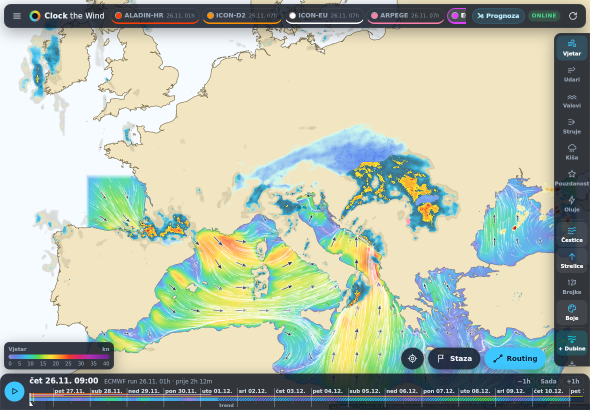
#> input picture radar-munje.png, 1180 x 820 px (shown at 1/2 size); its folder holds only this picture in this run
$ python buoy_read.py ../../radar-munje.png
#> lines starting #> are read from the running program, lines starting #| are printed output that depends on the picture; after the words box and inside, x2 and y2 are one past the last pixel; in counts of white or black regions, pixels touching at a corner belong together
"""Read the DHMZ buoy graphs (vrijeme.hr/plutace/plutaca-<Name>.png) back into numbers.

The graphs are drawn by matplotlib with a fixed layout: 14 panels, the time axis spans three local days
(00:00 of the first day to 00:00 after the last), one point every 10 minutes. Curves are found by their colour,
the value axis is read from the tick labels (digits matched against DejaVu Sans glyphs, the font matplotlib uses).
Anything that does not look exactly as expected is dropped – never a wrong number.
"""
import sys, json, math, datetime as dt
import numpy as np
from PIL import Image, ImageDraw, ImageFont

FONT = '/usr/share/fonts/truetype/dejavu/DejaVuSans.ttf'
GLYPHS = '0123456789.-'

def dark_mask(a, thr=200):
#> called with thr = 330
    return a.sum(2) < thr
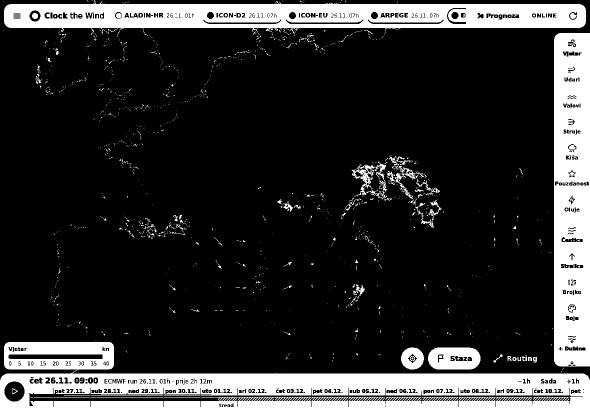
#> returned value: shape (820, 1180) bool (shown at 1/2 size); 19.4% white; 1364 white regions (1291 under 20 px), largest, box (x1, y1, x2, y2) and area: (0, 683, 1180, 820) 78399, (8, 0, 1172, 70) 49940, (1108, 66, 1180, 733) 44487

# ---------- digit recognition ----------
# [5 lines left out: function _norm, not called in this run]

def _resize(c, w=9, h=13):
    im = Image.fromarray((c * 255).astype(np.uint8)).resize((w, h), Image.BILINEAR)
    return np.asarray(im).astype(float) / 255

TEMPL = None
# [75 lines left out: functions templates, _match, read_label, not called in this run]

# ---------- axes ----------
def find_panels(a, thr=330):
    """frames of the panels: (top, bottom, left spine, right spine) – the spines differ between panels"""
    dark = dark_mask(a, thr)   # frames: black on the buoy graphs, light grey on the station graphs (thr=700)
    W = a.shape[1]
#> W = 1180
    rows = [y for y in range(a.shape[0]) if dark[y].sum() > 0.6 * W]   # frame lines span most of the width (997 px buoys, 700 px stations)
#> rows = 106 values from 8 to 819
    lines = []
    for y in rows:
        if lines and y - lines[-1] <= 1: continue
        lines.append(y)
#> this loop made 106 passes
#> y on passes 1 to 12: 8, 9, 10, 11, 12, 13, 14, 15, 16, 17, 18, 19
#> after the loop, lines = 54 values from 8 to 818
    panels = []
    for i in range(len(lines) - 1):
        t, b = lines[i], lines[i + 1]
        if b - t < 50: continue
        frac = dark[t + 5:b - 5].mean(0)
        sp = np.nonzero(frac > 0.9)[0]
        if len(sp) >= 2 and sp.max() - sp.min() > 0.6 * W: panels.append((t, b, int(sp.min()), int(sp.max())))
#> this loop made 53 passes
#> (t, b) on passes 1 to 12: (8, 10), (10, 12), (12, 14), (14, 16), (16, 18), (18, 20), (20, 22), (22, 24), (24, 26), (26, 28), (28, 30), (30, 32)
#> after the loop, panels = []
    return panels

# [86 lines left out: functions y_axis, fit_axis, val, curve, series_colour, y_axis_right and 1 more, not called in this run]

PANELS = [   # order of the frames in the image; series: (key, approximate colour, kind)
    ('wind_dir', [('wdir', (34, 139, 34), 'dir')]),
    ('wind', [('wspd', (65, 105, 225), 'lin'), ('wgust', (255, 0, 0), 'lin')]),
    ('wave_dir', [('vdir', (34, 139, 34), 'dir')]),
    ('wave', [('hs', (0, 0, 255), 'lin'), ('hmax', (220, 20, 60), 'lin')]),
    ('wave_per', [('tp', (162, 192, 217), 'lin')]),
    ('temp', [('tair', (255, 20, 20), 'lin')]),
    ('vis', []),
    ('pres', [('pres', (106, 90, 205), 'lin')]),
    ('rad', []),
    ('sst', [('sst', (0, 0, 205), 'lin')]),
]
DIR_LABELS = {'N': 0, 'E': 90, 'S': 180, 'W': 270}

# [13 lines left out: function dir_axis, not called in this run]

def read(path, last_modified=None):
    a = np.asarray(Image.open(path).convert('RGB')).astype(int)
    panels = find_panels(a)
#> panels = []
#> (the run stopped early here; a loop or call above may not have finished)

$ run again, on sloj-rain.png
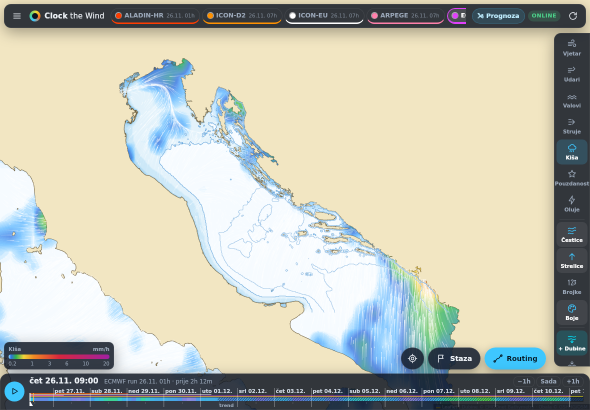
#> input picture sloj-rain.png, 1180 x 820 px (shown at 1/2 size)
#> in dark_mask, `return a.sum(2) < thr`:
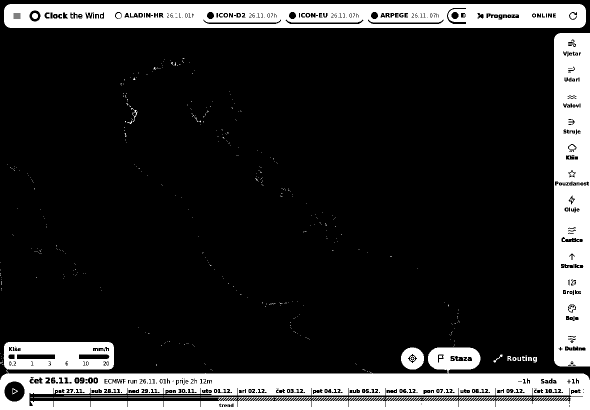
#> returned value: shape (820, 1180) bool (shown at 1/2 size); 18.7% white; 501 white regions (469 under 20 px), largest, box (x1, y1, x2, y2) and area: (0, 695, 1180, 820) 72148, (8, 8, 1172, 56) 49612, (1108, 66, 1180, 733) 44496
#> rows = 106 values from 8 to 819
#> the loop in find_panels, `for y in rows:` made 106 passes
#> y on passes 1 to 8: 8, 9, 10, 11, 12, 13, 14, 15
#> after the loop in find_panels, `for y in rows:`: lines = 54 values from 8 to 818
#> the loop in find_panels, `for i in range(len(lines) - 1):` made 53 passes
#> (t, b) on passes 1 to 8: (8, 10), (10, 12), (12, 14), (14, 16), (16, 18), (18, 20), (20, 22), (22, 24)
#> after the loop in find_panels, `for i in range(len(lines) - 1):`: panels = []

$ run again, on sloj-storm.png
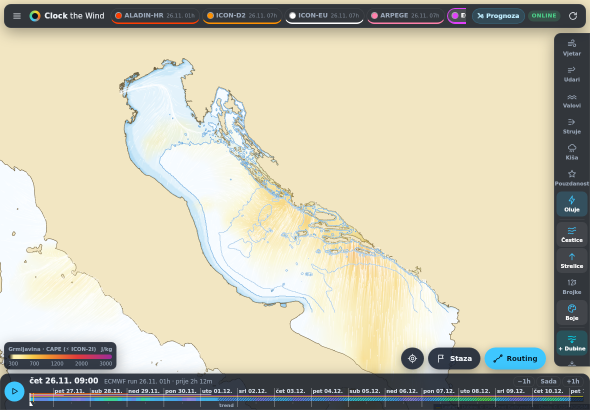
#> input picture sloj-storm.png, 1180 x 820 px (shown at 1/2 size)
#> in dark_mask, `return a.sum(2) < thr`:
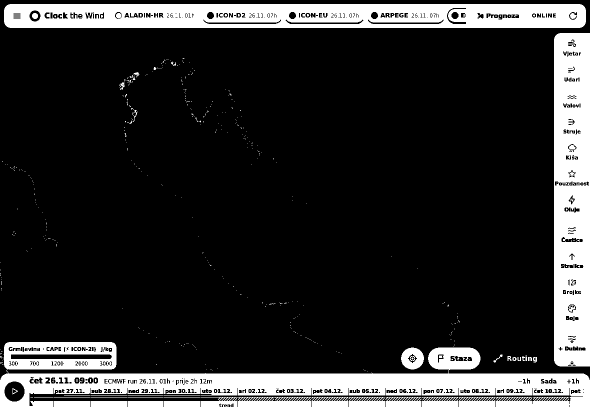
#> returned value: shape (820, 1180) bool (shown at 1/2 size); 18.6% white; 505 white regions (470 under 20 px), largest, box (x1, y1, x2, y2) and area: (0, 695, 1180, 820) 72077, (8, 8, 1172, 56) 49612, (1108, 66, 1180, 733) 44510
#> rows = 106 values from 8 to 819
#> the loop in find_panels, `for y in rows:` made 106 passes
#> y on passes 1 to 8: 8, 9, 10, 11, 12, 13, 14, 15
#> after the loop in find_panels, `for y in rows:`: lines = 54 values from 8 to 818
#> the loop in find_panels, `for i in range(len(lines) - 1):` made 53 passes
#> (t, b) on passes 1 to 8: (8, 10), (10, 12), (12, 14), (14, 16), (16, 18), (18, 20), (20, 22), (22, 24)
#> after the loop in find_panels, `for i in range(len(lines) - 1):`: panels = []
